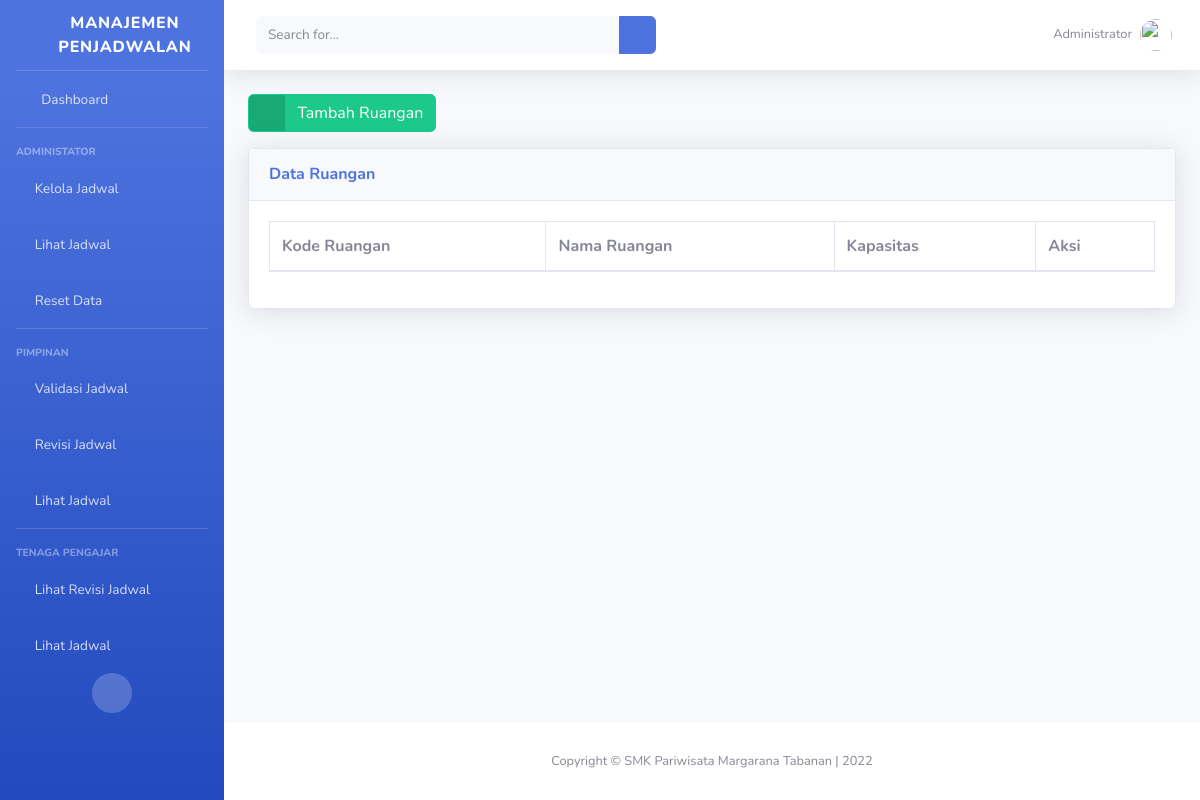
The app's page /administrator/ruangan/, older data.
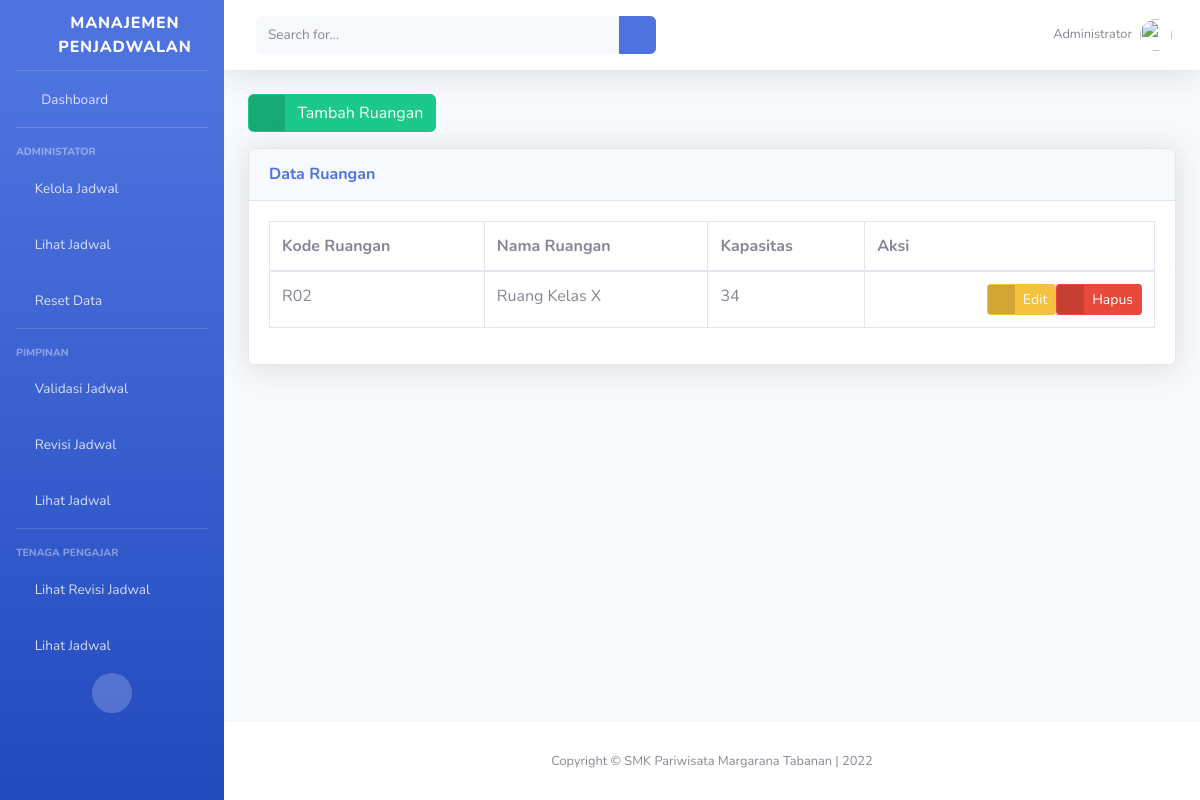
The same page, newer data.
### administrator/models.py (models this page shows, shortened)
class Ruangan(models.Model):
    kode_ruangan = models.CharField(
        'Kode Ruangan (R01)',
        unique=True,
        max_length=10
    )
    nama_ruangan = models.CharField(
        'Nama Ruangan',
        unique=True,
        max_length=50
    )
    kapasitas_ruangan = models.PositiveSmallIntegerField(
        'Kapasitas Ruangan',
        blank=True,
        null=True
    )
    published = models.DateTimeField(
        auto_now_add=True,
        editable=False
    )
    updated = models.DateTimeField(
        auto_now=True,
        editable=False
    )
    class Meta:
        ordering = ['kode_ruangan']
        verbose_name_plural = "Ruangan"

### administrator/ruangan_views.py (the view)
# urls.py: path('ruangan/', RuanganListView.as_view(), name='ruangan_list'),
class RuanganListView(ListView):
    model = Ruangan
    template_name = "administrator/ruangan/list.html"
    context_object_name = 'ruangan_list'
    extra_context = {
        'title_page': 'Database | Ruangan',
        'subtitle_page': "Daftar Ruangan",
    }
    def get_context_data(self, **kwargs):
        self.kwargs.update(self.extra_context)
        kwargs = self.kwargs
        return super().get_context_data(**kwargs)

### templates/administrator/ruangan/list.html (shortened to what this page needs)
{% extends 'base.html' %}
{% block page_content %}
<div class="row">
    <div class="col">
        <a href="{% url 'administrator_IT:ruangan_create' %}" class="btn btn-success btn-icon-split">
            <span class="icon text-white-50">
                <i class="fas fa-check"></i>
            </span>
            <span class="text">Tambah Ruangan</span>
        </a>
    </div>
</div>
<div class="row mt-3">
    <div class="col">
        <div class="card shadow mb-4">
            <div class="card-header py-3">
                <h6 class="m-0 font-weight-bold text-primary">Data Ruangan</h6>
            </div>
            <div class="card-body">
                <div class="table-responsive">
                    <table class="table table-bordered" id="tableRuangan" width="100%" cellspacing="0">
                        <thead>
                            <tr>
                                <th>Kode Ruangan</th>
                                <th>Nama Ruangan</th>
                                <th>Kapasitas</th>
                                <th>Aksi</th>
                            </tr>
                        </thead>
                        <tbody>
                            {% for ruangan in ruangan_list %}
                            <tr>
                                <td>{{ruangan.kode_ruangan}}</td>
                                <td>{{ruangan.nama_ruangan}}</td>
                                <td>{{ruangan.kapasitas_ruangan}}</td>
                                <td>
                                    <div class="d-flex justify-content-end">
                                        <a href="{% url 'administrator_IT:ruangan_update' ruangan.id %}"
                                            class="btn btn-warning btn-icon-split btn-sm">
                                            <span class="icon text-white-50">
                                                <i class="fas fa-exclamation-triangle"></i>
                                            </span>
                                            <span class="text">Edit</span>
                                        </a>
                                        <a href="{% url 'administrator_IT:ruangan_delete' ruangan.id %}"
                                            class="btn btn-danger btn-icon-split btn-sm">
                                            <span class="icon text-white-50">
                                                <i class="fas fa-trash"></i>
                                            </span>
                                            <span class="text">Hapus</span>
                                        </a>
                                    </div>
                                </td>
                            </tr>
                            {% endfor %}
                        </tbody>
                    </table>
                </div>
            </div>
        </div>
    </div>
</div>
{% endblock page_content %}

Row changes from the older to the newer data that the page shows:
added Ruangan: kode_ruangan "R02", nama_ruangan "Ruang Kelas X", kapasitas_ruangan "34"
